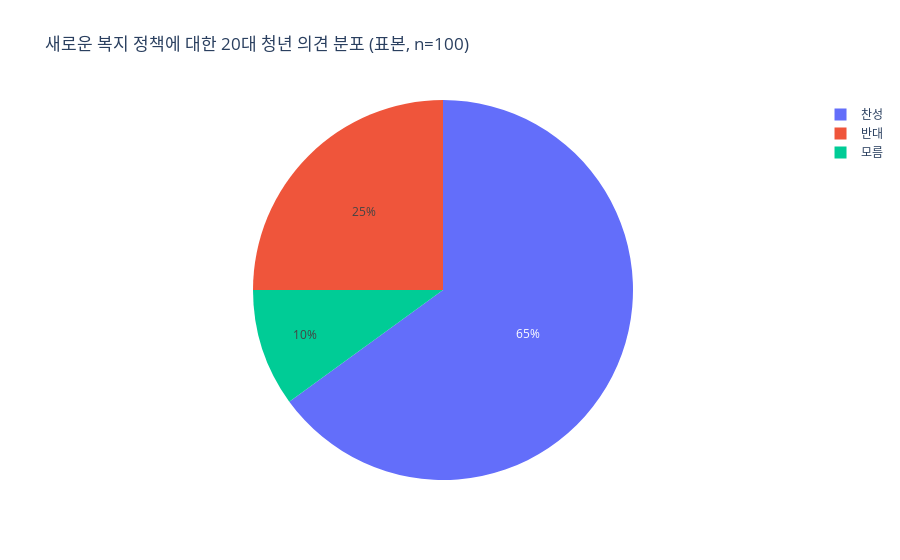

Source (notebook cell):
### Code cell
# 시각화: 의견 분포 (원그래프)
fig_pie = px.pie(opinion_counts, values=opinion_counts.values, names=opinion_counts.index,
                 title='새로운 복지 정책에 대한 20대 청년 의견 분포 (표본, n=100)')
fig_pie.show()

### Figure 1 — Plotly figure (JSON) as saved in the notebook; plotly's stock layout.template omitted (floating-point values rounded to 4 significant figures)
{"data": [{"domain": {"x": [0, 1], "y": [0, 1]}, "hovertemplate": "opinion=%{label}<br>value=%{value}<extra></extra>", "labels": ["찬성", "반대", "모름"], "legendgroup": "", "name": "", "showlegend": true, "type": "pie", "values": [65, 25, 10]}], "layout": {"legend": {"tracegroupgap": 0}, "title": {"text": "새로운 복지 정책에 대한 20대 청년 의견 분포 (표본, n=100)"}}}
